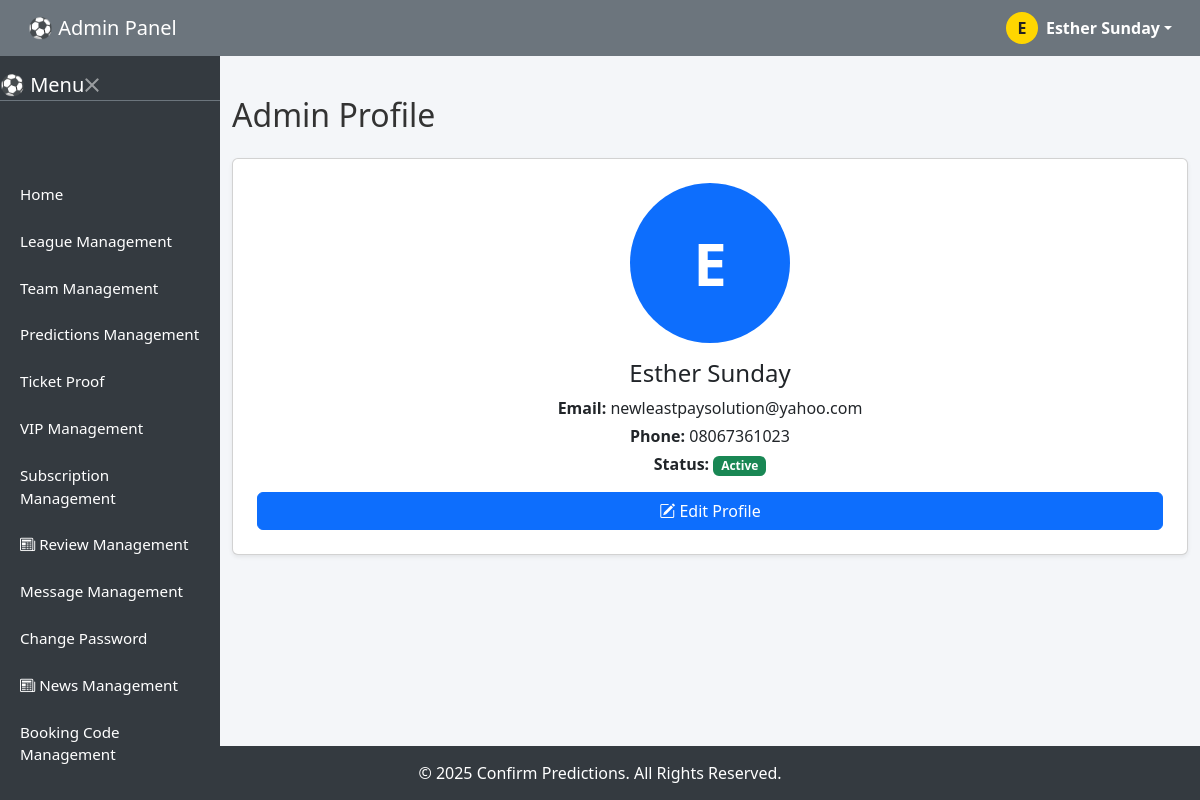
/Admin/profile.php (signed in), run on the app's committed database.
### tables this page shows
CREATE TABLE `users` (
  `id` int(11) NOT NULL,
  `full_name` varchar(100) DEFAULT NULL,
  `email` varchar(100) NOT NULL,
  `phone` varchar(20) DEFAULT NULL,
  `password_hash` varchar(255) NOT NULL,
  `role` enum('admin','vip') DEFAULT 'vip',
  `status` enum('active','inactive','banned') DEFAULT 'active',
  `image` text DEFAULT 'uploadImage/Profile/default.png',
  `country` varchar(20) DEFAULT NULL,
  `wallet_balance` decimal(10,0) NOT NULL,
  `created_at` timestamp NOT NULL DEFAULT current_timestamp()
);

CREATE TABLE `website_settings` (
  `id` int(11) NOT NULL,
  `site_name` varchar(100) DEFAULT NULL,
  `site_email` varchar(100) DEFAULT NULL,
  `logo` varchar(255) DEFAULT NULL,
  `site_url` varchar(255) DEFAULT NULL,
  `whatsapp_phone` varchar(20) DEFAULT NULL,
  `address` text NOT NULL,
  `phone1` varchar(15) NOT NULL,
  `phone2` varchar(15) NOT NULL,
  `updated_at` timestamp NOT NULL DEFAULT current_timestamp() ON UPDATE current_timestamp(),
  `paystack_secret_key` text NOT NULL,
  `paystack_public_key` text NOT NULL
);

### inc/config.php (called while the page is built, shortened)
<?php
include('../database/connect.php');
$user_id = $_SESSION["user_id"];
$stmt = $dbh->query("SELECT * FROM users where id='$user_id'");
$row_user = $stmt->fetch();
$stmt = $dbh->query("SELECT * FROM website_settings");
$row_website = $stmt->fetch();
$app_name= $row_website['site_name'] ;
?>

### Admin/profile.php (the view, shortened to what this page needs)
<?php
include('../inc/config.php');
?>
<!DOCTYPE html>
<html lang="en">
<head>
  <link href="https://cdn.jsdelivr.net/npm/bootstrap@5.3.3/dist/css/bootstrap.min.css" rel="stylesheet" />
  <link href="https://cdn.jsdelivr.net/npm/bootstrap-icons@1.10.5/font/bootstrap-icons.css" rel="stylesheet" />
  <link href="https://cdn.lineicons.com/4.0/lineicons.css" rel="stylesheet" />
  <link href="assets/css/style.css" rel="stylesheet" />
</head>
<body>
<nav class="navbar navbar-expand-lg navbar-dark fixed-top px-3">
  <?php include 'partials/nav.php'; ?>
</nav>
<div class="d-none d-lg-block sidebar desktop-sidebar">
  <?php include 'partials/desktop-sidebar.php'; ?>
</div>
<main class="pt-5 mt-4 mb-5">
  <div class="container mt-4">
    <h2 class="mb-4">Admin Profile</h2>
    <div class="card shadow-sm p-4 text-center">
      <div class="initial-avatar">
        <?= strtoupper(substr($row_user['full_name'], 0, 1)) ?>
      </div>
      <h4 class="mt-3"><?= htmlspecialchars($row_user['full_name']) ?></h4>
      <p class="mb-1"><strong>Email:</strong> <?= htmlspecialchars($row_user['email']) ?></p>
      <p class="mb-1"><strong>Phone:</strong> <?= htmlspecialchars($row_user['phone']) ?></p>
      <p class="mb-3"><strong>Status:</strong>
        <span class="badge bg-<?=
            $row_user['status'] === 'active' ? 'success' :
            ($row_user['status'] === 'inactive' ? 'warning' : 'danger') ?>">
          <?= ucfirst($row_user['status']) ?>
        </span>
      </p>
      <button class="btn btn-primary" data-bs-toggle="modal" data-bs-target="#editProfileModal">
        <i class="bi bi-pencil-square"></i> Edit Profile
      </button>
    </div>
  </div>
</main>
<footer class="mt-5">
  <div class="container">
    <?php include '../vip/partials/footer.php'; ?>
  </div>
</footer>
</body>
</html>

### Admin/partials/nav.php (shortened to what this page needs)
<div class="container-fluid">
    <a class="navbar-brand" href="#">⚽ Admin Panel</a>
    <div class="d-flex align-items-center gap-3 ms-auto">
     <div class="d-flex align-items-center ms-auto gap-3">
      <div class="dropdown">
        <a href="#" class="d-flex align-items-center text-white text-decoration-none dropdown-toggle" data-bs-toggle="dropdown">
          <div id="admin-avatar" style="background: #FFD600; color: #222; width: 32px; height: 32px; border-radius: 50%; display: flex; align-items: center; justify-content: center; font-weight: bold;">
        <?php
        $fullName = $row_user['full_name'];
        $initials = '';
        $parts = explode(' ', trim($fullName));
        if (count($parts) > 0 && strlen($parts[0]) > 0) {
          $initials = strtoupper($parts[0][0]);
        }
        echo htmlspecialchars($initials);
        ?>
          </div>
          <span class="ms-2 fw-semibold"><?php echo htmlspecialchars($row_user['full_name']); ?></span>
        </a>
      </div>
    </div>
    </div>
  </div>

### vip/partials/footer.php
&copy; <script>document.write(new Date().getFullYear());</script> <?php echo $app_name;?>. All Rights Reserved.

### Admin/assets/css/style.css (style rules this page uses)
:root { --main-grey: #6c757d; --dark-grey: #343a40; --light-grey: #e9ecef; --card-bg: #ffffff; --info-blue: #0dcaf0; --warning-yellow: #ffc107; --danger-red: #dc3545; }
body { font-family: 'Segoe UI', sans-serif; background-color: #f4f6f9; color: #333; }
.sidebar { background-color: var(--dark-grey); color: #fff; height: 100vh; padding-top: 70px; }
.navbar { background-color: var(--main-grey); z-index: 1050; }
footer { background-color: var(--dark-grey); color: white; text-align: center; padding: 15px 0; position: fixed; bottom: 0; width: 100%; z-index: 999; }
@media (min-width: 992px) { .desktop-sidebar { position: fixed; top: 0; bottom: 0; left: 0; width: 220px; z-index: 1030; } }
@media (min-width: 992px) { main { margin-left: 220px; } }
.initial-avatar { width: 160px; height: 160px; background-color: #0d6efd; color: white; border-radius: 50%; display: flex; align-items: center; justify-content: center; font-size: 60px; font-weight: bold; margin: 0 auto; }

### data on the page
users: full_name "E", full_name "Esther Sunday", email "newleastpaysolution@yahoo.com", phone "08067361023", status "Active"
website_settings: site_name "Confirm Predictions"
